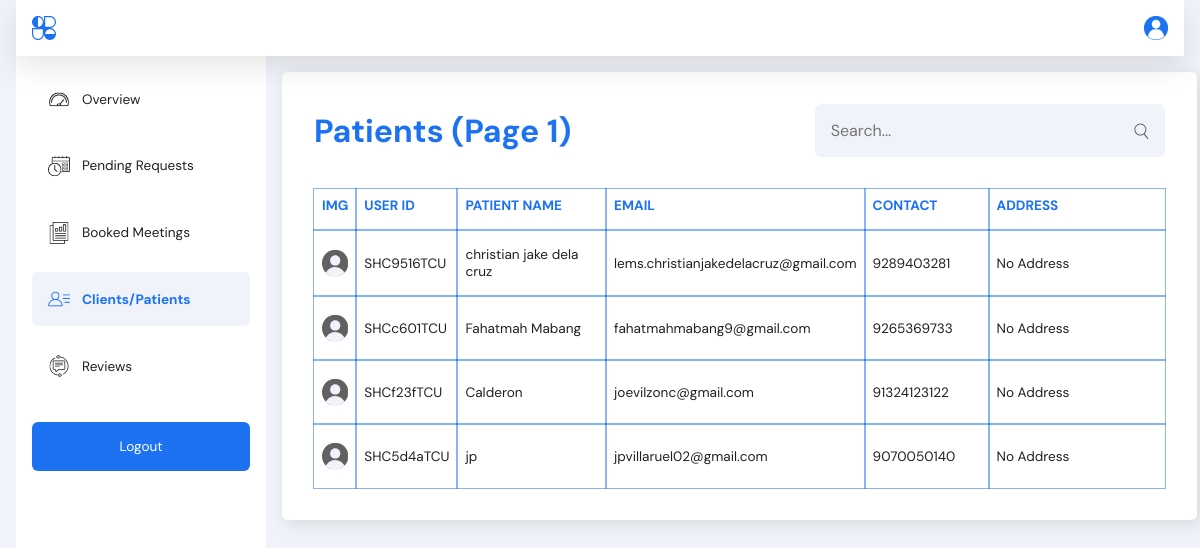
Page /admin/patients.php (signed in) on the committed database.
### tables this page shows
CREATE TABLE `users` (
  `id` int(11) NOT NULL,
  `user_id` varchar(20) NOT NULL,
  `fullname` varchar(30) NOT NULL,
  `email` varchar(255) NOT NULL,
  `contact` bigint(11) NOT NULL,
  `address` varchar(255) DEFAULT NULL,
  `pass` varchar(255) NOT NULL,
  `account_activation_hash` varchar(64) DEFAULT NULL,
  `created_at` datetime NOT NULL DEFAULT curdate()
);

### admin/patients.php (the view, shortened to what this page needs)
<?php
require_once '../includes/dbh.inc.php';
$results_per_page = 5;
$page = isset($_GET['page']) ? (int)$_GET['page'] : 1;
$page = max(1, $page);
$this_page_first_result = ($page - 1) * $results_per_page;
$query = "SELECT * FROM users LIMIT $this_page_first_result, $results_per_page";
$result = $conn->query($query);
$users = [];
if ($result->num_rows > 0) {
    while ($row = $result->fetch_assoc()) {
        $users[] = $row;
    }
}
?>
<!DOCTYPE html>
<html lang="en">
<head>
  <link rel="stylesheet" href="../src/dist/styles.css" />
</head>
<body>
  <main class="admin-main">
    <?php include("includes/nav.php"); ?>
    <?php include("includes/side_nav.php"); ?>
    <section class="account__container admin-cards">
      <div class="patients__container">
        <div class="patients">
          <div class="top_header">
            <h6>Patients (Page <?php echo $page; ?>)</h6>
            <form class="search__bar">
              <input type="text" name="patient" id="patient" placeholder="Search..." />
              <button type="submit">
                <img src="../assets/admin_images/search.svg" alt="search icon" />
              </button>
            </form>
          </div>
          <table>
            <thead>
              <tr>
                <th class="patient_img">IMG</th>
                <th class="patient_id">USER ID</th>
                <th class="patient_name">PATIENT NAME</th>
                <th class="patient_email">EMAIL</th>
                <th class="patient_contact">CONTACT</th>
                <th class="patient_address">ADDRESS</th>
              </tr>
            </thead>
            <tbody>
              <?php foreach ($users as $user){ ?>
              <tr>
                <td>
                  <img src="../assets/admin_images/default_image.svg" class="img"
                    style="border-radius: 4rem; width: 2rem; height: 2rem" />
                </td>
                <td><?php echo htmlspecialchars($user['user_id']); ?></td>
                <td><?php echo htmlspecialchars($user['fullname']); ?></td>
                <td><?php echo htmlspecialchars($user['email']); ?></td>
                <td><?php echo htmlspecialchars($user['contact']); ?></td>
                <?php if(strlen($user['address']) === 0){ ?>
                    <td>No Address</td>
                <?php }else{?>
                  <td><?php echo htmlspecialchars($user['address']); ?></td>
                <?php } ?>
              </tr>
              <?php } ?>
            </tbody>
          </table>
        </div>
      </div>
    </section>
  </main>
</body>
</html>

### admin/includes/nav.php
<nav class="account__header admin-header" style="z-index: 1">
  <img src="../assets/images/logoipsum.svg" alt="logo" class="logo" />
  <div class="account__profile_image">
    <img src="../assets/images/default_profile_image.png" alt="account image" />
  </div>
</nav>

### admin/includes/side_nav.php
<?php $current_page = basename($_SERVER['PHP_SELF']); ?>
<nav class="side__nav admin-sidenav">
  <ul>
    <li <?php echo ($current_page == 'dashboard.php') ? 'class="active__link"' : ''; ?>>
      <a href="../admin/dashboard.php">
        <img
          src="../assets/admin_images/<?php echo ($current_page == 'dashboard.php') ? 'dashboard_active.png' : 'dashboard.svg'; ?>"
          alt="" style="width: 1.375rem; height: 1.375rem" />Overview</a>
    </li>
    <li <?php echo ($current_page == 'appointments.php') ? 'class="active__link"' : ''; ?>>
      <a href="../admin/appointments.php">
        <img
          src="../assets/admin_images/<?php echo ($current_page == 'appointments.php') ? 'appointments_active.png' : 'appointments.svg'; ?>"
          alt="" style="width: 1.375rem; height: 1.375rem" />Pending Requests</a>
    </li>
    <li <?php echo ($current_page == 'booked.php') ? 'class="active__link"' : ''; ?>>
      <a href="../admin/booked.php">
        <img
          src="../assets/admin_images/<?php echo ($current_page == 'booked.php') ? 'reports_active.png' : 'reports.svg'; ?>"
          alt="" style="width: 1.375rem; height: 1.375rem" />Booked Meetings</a>
    </li>
    <li <?php echo ($current_page == 'patients.php') ? 'class="active__link"' : ''; ?>>
      <a href="../admin/patients.php">
        <img
          src="../assets/admin_images/<?php echo ($current_page == 'patients.php') ? 'patients_active.png' : 'patients.svg'; ?>"
          alt="" style="width: 1.375rem; height: 1.375rem" />Clients/Patients</a>
    </li>
    <li <?php echo ($current_page == 'feedback.php') ? 'class="active__link"' : ''; ?>>
      <a href="../admin/feedback.php">
        <img
          src="../assets/admin_images/<?php echo ($current_page == 'feedback.php') ? 'feedback_active.svg' : 'feedback.svg'; ?>"
          alt="" style="width: 1.375rem; height: 1.375rem" />Reviews</a>
    </li>
    <li id="logout_button">
      <a href="../includes/logout.php" class="logout__button">Logout</a>
    </li>
  </ul>
</nav>

### rows in the picture
users: user "SHC9516TCU", fullname "christian jake dela cruz", email "lems.christianjakedelacruz@gmail.com", contact "9289403281", shows "No Address"
users: user "SHCc601TCU", fullname "Fahatmah Mabang", email "fahatmahmabang9@gmail.com", contact "9265369733", shows "No Address"
users: user "SHCf23fTCU", fullname "Calderon", email "joevilzonc@gmail.com", contact "91324123122", shows "No Address"
users: user "SHC5d4aTCU", fullname "jp", email "jpvillaruel02@gmail.com", contact "9070050140", shows "No Address"

### other values in the picture
$page "1"
